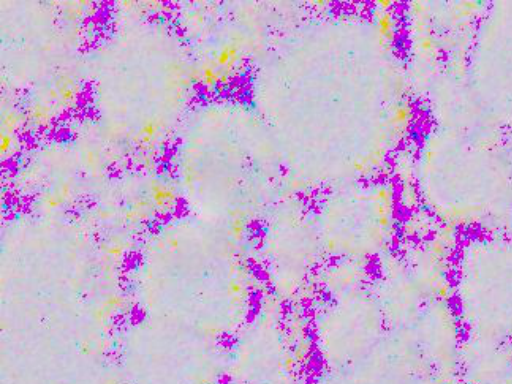
#> input picture img_crop_1_1.png, 512 x 384 px
$ python latihan-1.py
#> lines starting #> are read from the running program, lines starting #| are printed output that depends on the picture
import cv2

def showImg(imgPath):
    # cv2.IMREAD_COLOR == 1 => tidak membawa informasi apapun
    # img = cv2.imread(imgPath, cv2.IMREAD_COLOR)
    # img = cv2.imread(imgPath, 1)

    # cv2.IMREAD_GRAYSCALE == 0 => gambar di konvert ke skala abu""
#> called with imgPath = './img_crop_1_1.png'
    img = cv2.imread(imgPath, cv2.IMREAD_GRAYSCALE)
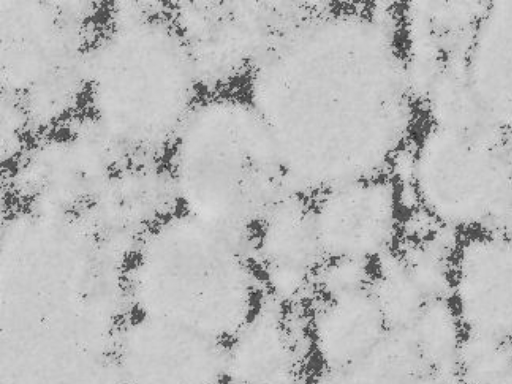
#> img: shape (384, 512); min 30, max 226, mean 186.3
    # img = cv2.imread(imgPath, 0)

    # cv2.IMREAD_UNCHANGED == -1 => gambar di muat dengan skala apa adanya
    # img = cv2.imread(imgPath, cv2.IMREAD_UNCHANGED)
    # img = cv2.imread(imgPath, -1)

    if not img is None:
        cv2.imshow("pertemuan 1", img)
        cv2.waitKey(0)
    else:
        print("path gambar salah")

showImg("./img_crop_1_1.png")
